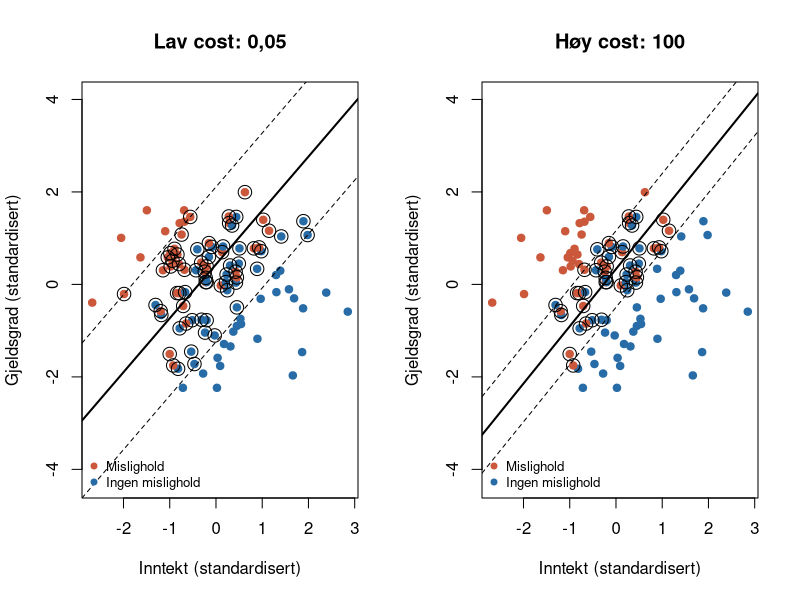

The R script that drew this image:
#' ---
#' title: "Support Vector Machines – forelesning 1: R-kode med forklaringer"
#' author: "Øystein Myrland"
#' output:
#'   html_document:
#'     toc: true
#' ---
#'
#' Dette skriptet følger kodebitene i forelesning 1.
#' Linjer som starter med `#'` blir tekst i den rendrede HTML-filen.
#' Linjer som starter med `#` er kommentarer inne i koden.
#' Tallene i forklaringene gjelder når du kjører skriptet med frøene (`set.seed()`) som står her.  

#+ setup, include = FALSE  
knitr::opts_chunk$set(warning = FALSE, message = FALSE)

#' # 1. Pakke og simulerte lånedata  
#'
#' Vi bruker pakken `e1071`, som inneholder `svm()` og `tune()`.
#' Hvis pakken mangler, stopper skriptet med en tydelig beskjed i stedet for en kryptisk feilmelding.  

if (!requireNamespace("e1071", quietly = TRUE)) {
  stop("Installer pakken med install.packages('e1071') før du kjører skriptet.")
}
library(e1071)

#' Vi lager 100 tenkte lånesøknader.
#' Fordi dataene er simulert, vet vi hvordan sammenhengen egentlig ser ut, og vi kan sjekke om modellen finner den.  

set.seed(9)                 # Gjør tilfeldige trekk reproduserbare: samme frø gir samme data
n <- 100                    # Antall lånesøknader

# Inntekt i 1000 kr: normalfordelt rundt 550 (dvs. 550 000 kr) med standardavvik 150  
inntekt    <- round(rnorm(n, mean = 550, sd = 150))

# Gjeldsgrad (gjeld delt på inntekt): rundt 2,5. pmax(..., 0.2) hindrer urimelige negative verdier  
gjeldsgrad <- round(pmax(rnorm(n, mean = 2.5, sd = 1), 0.2), 2)

# Uobservert «risiko»: lav inntekt og høy gjeldsgrad øker risikoen.
# scale() standardiserer, slik at de to variablene veier omtrent likt.
# rnorm(n, sd = 0.8) er støy: forhold vi ikke observerer. Den gjør at klassene overlapper.  
risiko <- -as.numeric(scale(inntekt)) + 0.9 * as.numeric(scale(gjeldsgrad)) +
  rnorm(n, sd = 0.8)

# Klassen: mislighold hvis risikoen er over 0,4.
# factor() er avgjørende: da forstår svm() at dette er klassifikasjon, ikke regresjon.  
y <- factor(ifelse(risiko > 0.4, "Mislighold", "Ingen mislighold"))

dat_laan <- data.frame(inntekt, gjeldsgrad, y)

summary(dat_laan)

#' **Slik leser du output:**
#' Inntekt går fra 157 til 952 (tusen kr), mens gjeldsgrad går fra 0,2 til 4,3.
#' Variablene er altså målt på helt ulike skalaer.
#' Under `y` ser vi at 57 søknader er «Ingen mislighold» og 43 er «Mislighold».
#'
#' Merk deg tallet 57: en «modell» som alltid gjetter «Ingen mislighold», treffer 57 % av gangene.
#' En SVC må gjøre det klart bedre enn dette for å være nyttig.  
#'    
#'    
#' # 2. Standardisering og en egen plottefunksjon   
#'  
#' For å kunne *se* marginen standardiserer vi begge prediktorene, slik at de får gjennomsnitt 0 og standardavvik 1.
#' Da betyr én enhet på hver akse «ett standardavvik», og avstander i plottet blir sammenlignbare.
#' Her standardiserer vi hele datasettet på én gang; det er greit for en illustrasjon, men ikke når vi skal velge modell (se del 4).

dat_std <- data.frame(inntekt    = as.numeric(scale(dat_laan$inntekt)),
                      gjeldsgrad = as.numeric(scale(dat_laan$gjeldsgrad)),
                      y          = dat_laan$y)

#' Plottefunksjonen i `e1071` viser ikke marginene og bytter om på aksene.
#' Vi lager derfor vår egen funksjon `tegn_svc()`.
#'
#' `svm()` lagrer ikke koeffisientene $\beta_1, \beta_2$ direkte, men vi kan regne dem ut fra det den lagrer:
#'
#' - `mod$SV`: støttevektorene (én rad per støttevektor, én kolonne per prediktor),
#' - `mod$coefs`: vekten $\alpha_i$ til hver støttevektor,
#' - `mod$rho`: konstantleddet med motsatt fortegn, altså $\beta_0 = -\rho$.
#'
#' Koeffisientvektoren er en vektet sum av støttevektorene: $\boldsymbol\beta = \sum_{i \in \mathcal S} \alpha_i x_i$.
#' Dette kommer vi tilbake til i forelesning 2.
#'
#' For å tegne linjen der $f(x) = k$, løser vi $\beta_0 + \beta_1 x_1 + \beta_2 x_2 = k$ med hensyn på $x_2$:
#' $$x_2 = \frac{k - \beta_0}{\beta_2} - \frac{\beta_1}{\beta_2}\,x_1.$$
#' Med $k = 0$ får vi beslutningsgrensen, og med $k = \pm 1$ får vi de to marginene.

tegn_svc <- function(mod, data, main = "") {
  # Koeffisienter: beta = sum_i alpha_i * x_i, regnet ut som matriseprodukt
  beta  <- drop(t(mod$coefs) %*% mod$SV)
  beta0 <- -mod$rho

  # Farge etter faktisk klasse
  farge <- ifelse(data$y == "Mislighold", "#cc583b", "#276ca6")

  # Spredningsplott. asp = 1 gir lik skala på aksene, slik at rette vinkler og avstander ser riktige ut
  plot(data$inntekt, data$gjeldsgrad, col = farge, pch = 19, asp = 1,
       xlab = "Inntekt (standardisert)", ylab = "Gjeldsgrad (standardisert)",
       main = main)

  # Tre linjer: f(x) = -1 og f(x) = +1 (stiplet, marginene) og f(x) = 0 (heltrukket, grensen)
  for (k in c(-1, 0, 1)) {
    abline(a = (k - beta0) / beta[2],          # skjæringspunkt med y-aksen
           b = -beta[1] / beta[2],             # stigningstall
           lty = ifelse(k == 0, 1, 2),         # heltrukket for grensen, stiplet for marginene
           lwd = ifelse(k == 0, 2, 1))         # tykkere linje for grensen
  }

  # mod$index er radnumrene til støttevektorene. Vi tegner en ring rundt hver av dem
  points(data[mod$index, c("inntekt", "gjeldsgrad")], cex = 1.8)

  legend("bottomleft", legend = c("Mislighold", "Ingen mislighold"),
         col = c("#cc583b", "#276ca6"), pch = 19, bty = "n", cex = 0.8)
}
  
#' # 3. To lineære SVC-er: lav og høy `cost`  
#'
#' Vi tilpasser to modeller på de samme dataene.
#' Eneste forskjell er `cost`, altså hvor dyrt det er å bryte marginen.
#'
#' - `kernel = "linear"` gir en rett beslutningsgrense (en støttevektorklassifikator).
#' - `scale = FALSE` fordi vi allerede har standardisert dataene selv.
#' - `y ~ inntekt + gjeldsgrad` leses som i `lm()`: klassen forklares av de to prediktorene.  

mod_lav <- svm(y ~ inntekt + gjeldsgrad, data = dat_std, kernel = "linear",
               cost = 0.05, scale = FALSE)   # Billige brudd: forventer bred margin
mod_hoy <- svm(y ~ inntekt + gjeldsgrad, data = dat_std, kernel = "linear",
               cost = 100, scale = FALSE)    # Dyre brudd: forventer smal margin

#+ fig.width = 10, fig.height = 5
par(mfrow = c(1, 2))     # To plott ved siden av hverandre
tegn_svc(mod_lav, dat_std, main = "Lav cost: 0,05")
tegn_svc(mod_hoy, dat_std, main = "Høy cost: 100")
par(mfrow = c(1, 1))     # Tilbake til ett plott per figur  

#' **Slik leser du figuren:**
#' Heltrukken linje er beslutningsgrensen: søknader på den ene siden klassifiseres som mislighold, på den andre som ikke mislighold.
#' De stiplede linjene er marginene.
#' Punkter med ring er støttevektorer: de ligger på marginen, innenfor den eller på feil side av grensen.
#' Punkter uten ring ligger utenfor marginen på riktig side og påvirker ikke grensen i det hele tatt.  
#'
#' Med lav `cost` (venstre) er marginen bred, og mange punkter er støttevektorer.
#' Med høy `cost` (høyre) er marginen smal, og færre punkter bestemmer hvor grensen går.
#' Legg også merke til at grensen ikke ligger på samme sted i de to panelene: valget av `cost` endrer selve klassifikasjonsregelen.  

#' Nå oppsummerer vi de to modellene i en tabell.
#' Marginbredden måles fra den ene stiplede linjen til den andre.
#' Hver side av grensen har bredde $1/\lVert\boldsymbol\beta\rVert$, så hele marginen er $2/\lVert\boldsymbol\beta\rVert$.  

marginbredde <- function(mod) {
  beta <- drop(t(mod$coefs) %*% mod$SV)   # Samme utregning av beta som i tegn_svc()
  2 / sqrt(sum(beta^2))                   # 2 / ||beta||
}

data.frame(
  modell                = c("Lav cost", "Høy cost"),
  antall_stottevektorer = c(mod_lav$tot.nSV, mod_hoy$tot.nSV),   # tot.nSV = totalt antall støttevektorer
  marginbredde          = round(c(marginbredde(mod_lav), marginbredde(mod_hoy)), 2),
  # predict() gir predikert klasse. != gir TRUE ved feil, og mean() av TRUE/FALSE er andelen feil
  treningsfeil          = c(mean(predict(mod_lav, dat_std) != dat_std$y),
                            mean(predict(mod_hoy, dat_std) != dat_std$y))
)

#' **Slik leser du output:**
#' Modellen med lav `cost` har 69 støttevektorer og en margin på 2,18 standardavvik.
#' Modellen med høy `cost` har 46 støttevektorer og en margin på 1,04, altså omtrent halvparten så bred.
#' Begge feilklassifiserer 22 % av treningsdataene.  
#'
#' Treningsfeilen skiller altså ikke mellom modellene, men de er likevel svært forskjellige.
#' Modellen med høy `cost` hviler på færre punkter og vil endre seg mer om dataene endres litt: den har høyere varians.
#' For å avgjøre hvilken som predikerer best på *nye* søknader, trenger vi data modellen ikke har sett.  

#' # 4. Velg `cost` med kryssvalidering  
#'
#' Nå gjør vi det på ordentlig.
#' Først deler vi de rå dataene i en treningsdel (70 %) og en testdel (30 %).
#' Testdelen legger vi til side og rører ikke før helt til slutt.  

set.seed(91)
# sample() trekker 70 tilfeldige radnumre uten tilbakelegging
id_train   <- sample(seq_len(nrow(dat_laan)), size = 0.7 * nrow(dat_laan))
train_laan <- dat_laan[id_train, ]    # 70 søknader til trening og kryssvalidering
test_laan  <- dat_laan[-id_train, ]   # De 30 andre (minus = «alle unntatt») til testen helt til slutt

#' `tune()` prøver hver `cost`-verdi i rutenettet med femfolds kryssvalidering på treningsdelen:  
#'
#' 1. Treningsdelen deles i fem like store deler (folder) à 14 søknader.
#' 2. Modellen tilpasses på fire folder og testes på den femte.
#' 3. Dette gjentas fem ganger, slik at hver fold er testfold én gang.
#' 4. Feilraten gjennomsnittes over de fem foldene.  
#'
#' Nå bruker vi de *rå* dataene og `scale = TRUE`.
#' Da standardiserer `svm()` på nytt i hver runde, med gjennomsnitt og standardavvik fra de fire treningsfoldene.
#' Valideringsfolden påvirker dermed ikke skaleringen.  

set.seed(92)   # Foldene trekkes tilfeldig; frøet gjør inndelingen reproduserbar
cv_lin <- tune(
  svm, y ~ ., data = train_laan,             # y ~ . betyr «alle andre kolonner som prediktorer»
  kernel = "linear", scale = TRUE,
  ranges = list(cost = c(0.01, 0.1, 1, 10, 100)),   # Rutenettet av cost-verdier vi prøver
  tunecontrol = tune.control(cross = 5)             # Femfolds kryssvalidering (standard er 10)
)

summary(cv_lin)$performances

#' **Slik leser du output:**
#' Hver rad er én `cost`-verdi (`1e-02` betyr 0,01 og `1e+02` betyr 100).
#'
#' - `error` er gjennomsnittlig feilklassifiseringsrate over de fem valideringsfoldene.
#' - `dispersion` er standardavviket i feilraten over foldene, altså et mål på usikkerheten.
#'
#' `cost = 0,01` er tydelig dårligst (44 % feil): marginen blir så bred at modellen nesten ikke skiller klassene.
#' Fra `cost = 0,1` og oppover ligger feilraten mellom 21 % og 24 %.
#' Forskjellene er små sammenlignet med `dispersion` (rundt 0,12).
#' En forskjell på 0,015 svarer omtrent til én av de 70 søknadene.  

cv_lin$best.parameters

#' **Slik leser du output:**
#' `tune()` velger `cost = 1`, fordi den har lavest CV-feil.
#' Tallet `3` til venstre er bare radnummeret i rutenettet, ikke en verdi vi skal tolke.
#' `tune()` har også tilpasset den valgte modellen på nytt på hele treningsdelen; den ligger i `cv_lin$best.model`.

#' # 5. Én evaluering på testdata
#'
#' Til slutt bruker vi den valgte modellen på de 30 søknadene modellen aldri har sett.
#' `predict()` skalerer testdataene automatisk med gjennomsnitt og standardavvik fra treningsdelen.  

pred_lin <- predict(cv_lin$best.model, newdata = test_laan)

# Forvekslingsmatrise: rader er faktisk klasse, kolonner er predikert klasse
table(faktisk = test_laan$y, predikert = pred_lin)

#' **Slik leser du forvekslingsmatrisen:**
#' Diagonalen (17 og 8) er riktige klassifikasjoner, og utenfor diagonalen (2 og 3) er feil.
#'
#' - Av de 19 som *ikke* misligholdt, ble 17 klassifisert riktig. Spesifisiteten er $17/19 \approx 0{,}89$.
#' - Av de 11 som misligholdt, fanget modellen opp 8. Sensitiviteten er $8/11 \approx 0{,}73$.
#' - 3 misligholdere ble ikke oppdaget (falske negative), og 2 gode kunder ble avvist (falske positive).
#'
#' For en bank koster disse to feiltypene sannsynligvis svært forskjellig.  

mean(pred_lin == test_laan$y)   # Andel riktige: (17 + 8) / 30

#' **Slik leser du output:**
#' Testnøyaktigheten er 0,833, altså 25 av 30 riktige.
#' Til sammenligning ville en regel som alltid sier «Ingen mislighold» truffet $19/30 \approx 0{,}63$ i testsettet.
#' Modellen gjør det altså klart bedre enn det enkleste alternativet.
#'
#' Husk likevel at testsettet bare har 30 observasjoner, så tallet er usikkert: én observasjon utgjør over 3 prosentpoeng.
#' Og nå som vi har sett testresultatet, skal vi *ikke* gå tilbake og justere `cost` for å få et bedre tall.
